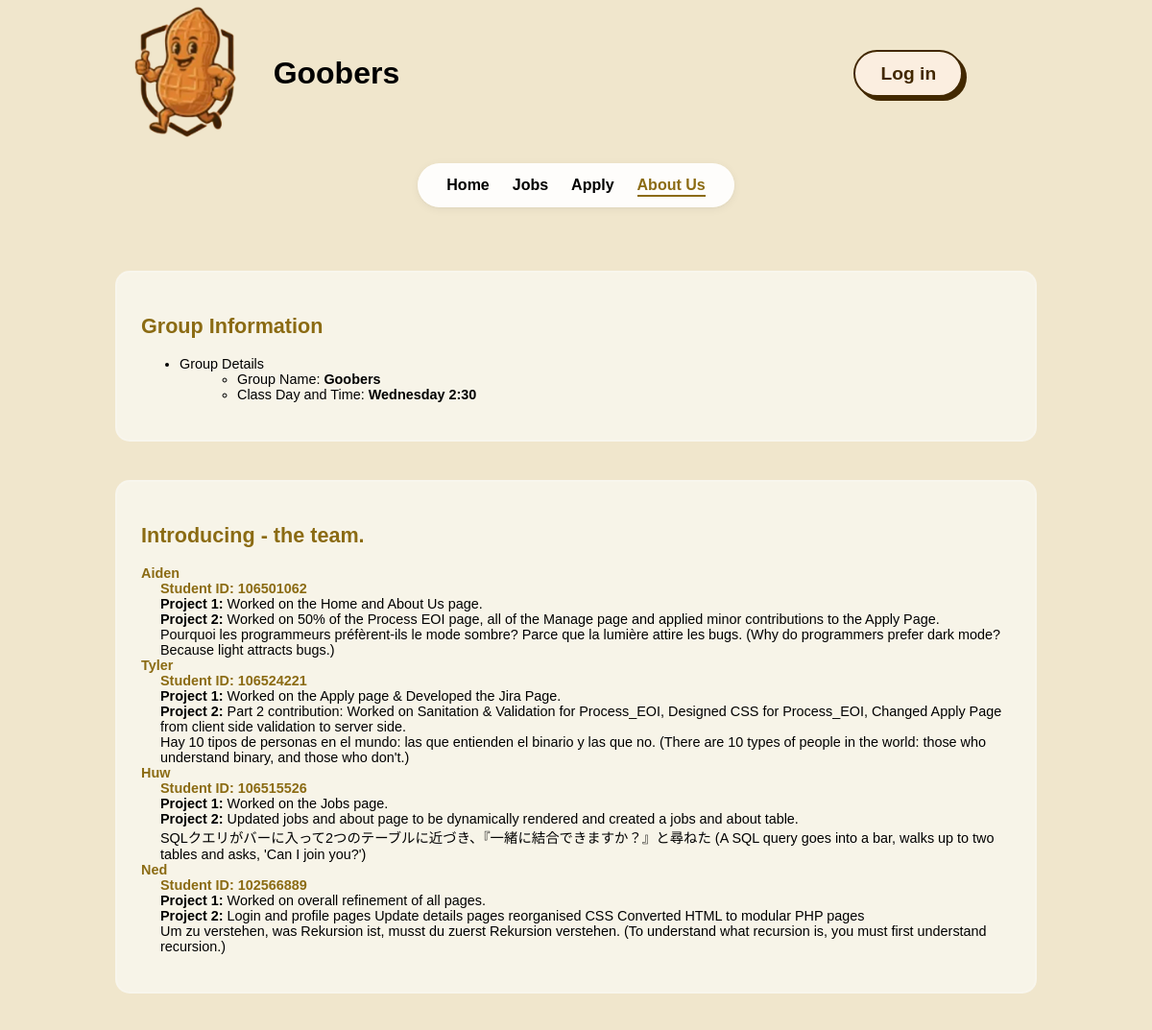
/about_us.php (upper part), run on an earlier commit of the app's database.
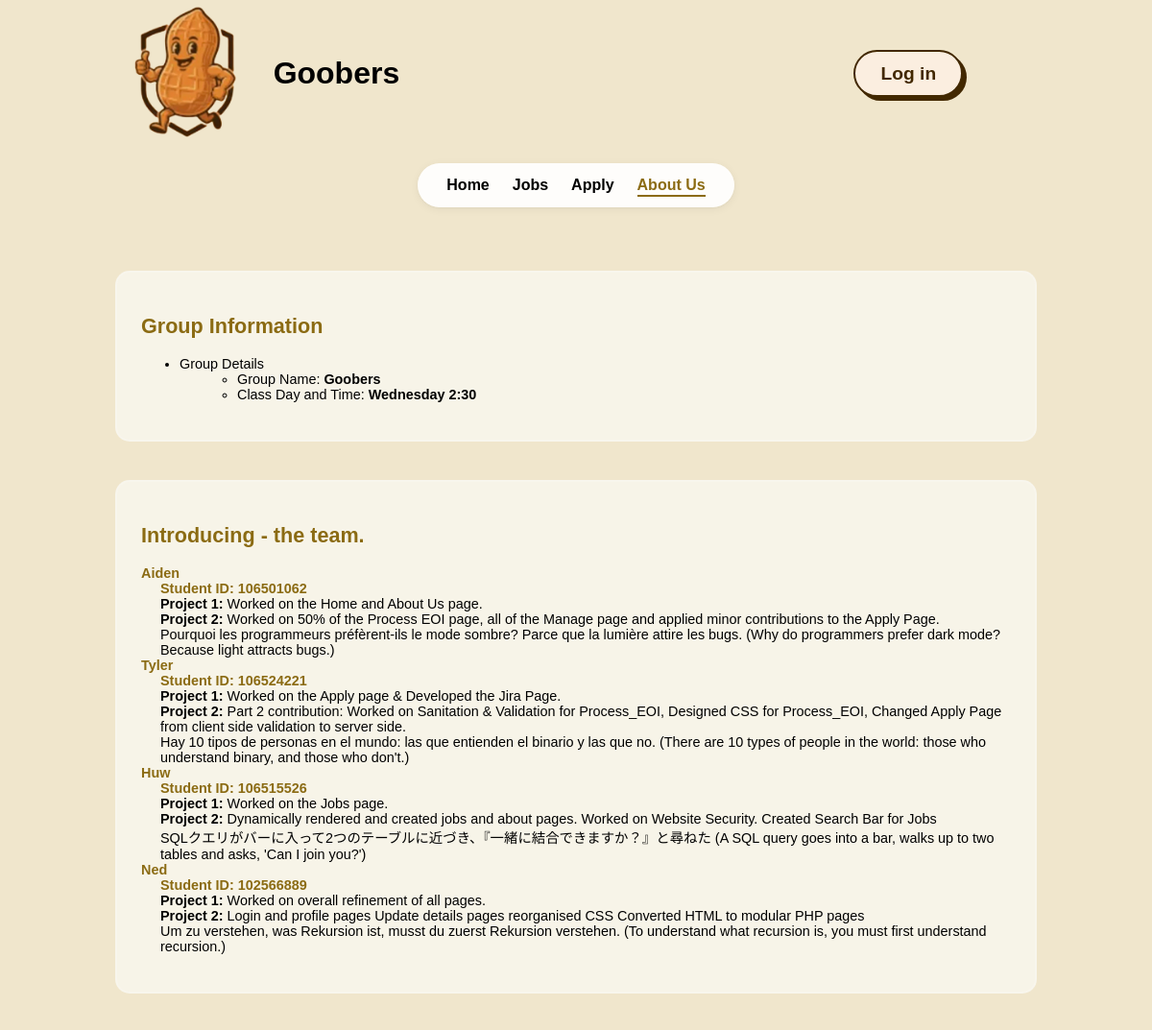
And on a later commit of the database.
### tables this page shows
CREATE TABLE `about` (
  `id` int(11) NOT NULL,
  `name` varchar(50) NOT NULL,
  `student_id` varchar(20) NOT NULL,
  `quote` text NOT NULL,
  `part1_contribution` text NOT NULL,
  `part2_contribution` text NOT NULL
);

### about_us.php (the view, shortened to what this page needs)
<?php
require_once("settings.php");
?>
<?php include "header.inc" ?>
    <main>
        <section id="groupInfo" class="contentBox" aria-label="Group Information">
            <h2>Group Information</h2>
            <ul>
                <li>
                    Group Details
                    <ul>
                        <li>Group Name: <strong>Goobers</strong></li>
                        <li>Class Day and Time: <strong>Wednesday 2:30</strong></li>
                    </ul>
                </li>
            </ul>
        </section>
        <section id="contributions" class="contentBox" aria-label="Team Contributions">
            <h2>Introducing - the team.</h2>
            <?php
            $conn = mysqli_connect($host, $dbuser, $dbpass, $dbname);
            if (!$conn) {
                echo "<p>Unable to load team contributions at this time.</p>";
            } else {
                $result = mysqli_query($conn, "SELECT * FROM about ORDER BY id ASC");
                if (!$result || mysqli_num_rows($result) === 0) {
                    echo "<p>No member information available.</p>";
                } else {
                    echo "<dl>";
                    while ($member = mysqli_fetch_assoc($result)) {
                        $name  = htmlspecialchars($member['name']);
                        $sid   = htmlspecialchars($member['student_id']);
                        $quote = htmlspecialchars($member['quote']);
                        $part1 = htmlspecialchars($member['part1_contribution']);
                        $part2 = htmlspecialchars($member['part2_contribution']);
                        ?>
                        <dt><?php echo $name; ?></dt>
                        <dd class="student-id">Student ID: <?php echo $sid; ?></dd>
                        <dd><strong>Project 1:</strong> <?php echo $part1; ?></dd>
                        <dd><strong>Project 2:</strong> <?php echo $part2; ?></dd>
                        <dd><?php echo $quote; ?></dd>
                        <?php
                    }
                    echo "</dl>";
                }
            }
            ?>
        </section>
    </main>
<?php include "footer.inc" ?>

What changed in the data, as far as the page shows it:
changed about "Huw": part2_contribution "Updated jobs and about page to be dynamically rendered and created a jobs and about table." → "Dynamically rendered and created jobs and about pages. Worked on Website Security. Created Search Bar for Jobs"
